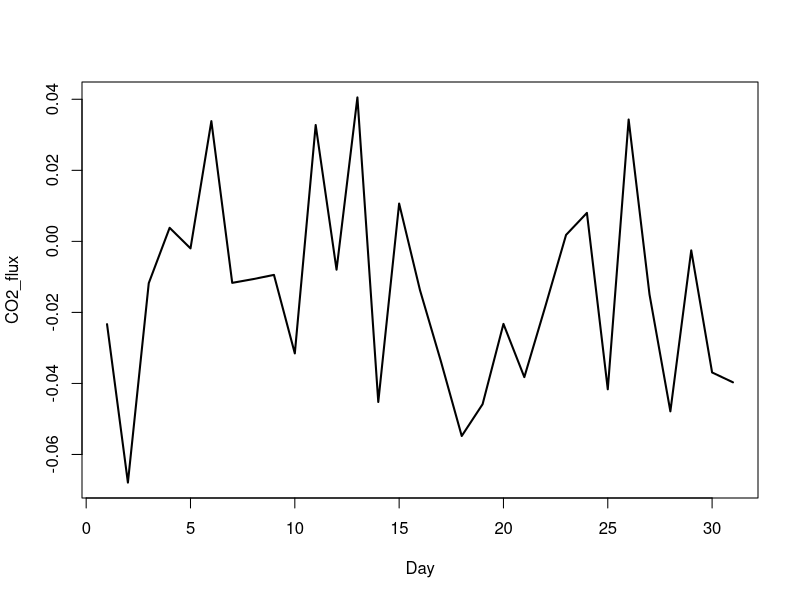

Here is the R script that generated this plot: (Note: this script raises an error after producing the figure.)
##Sensitivity test for weekly, monthly and yearly timescale
##Library used
library(tidyverse)
library(lubridate)
library(dplyr)
library(Hmisc)

##Import dataset
combined_data <- read_csv('data/completed_data.csv')
combined_data <- combined_data[,-1]
date <- as.POSIXct(combined_data$date, format= "%Y-%m-%d %H:%M:%S")
combined_data <- cbind(date,combined_data)
combined_data <- combined_data[,-2]
summary(combined_data)

## Grouping data hourly##
grp_data_mean <- combined_data %>% 
  mutate(time_stamp=as.POSIXct(date)) %>%
  group_by(hour=format(as.POSIXlt(cut(time_stamp,breaks='hour')),'%H')) %>%
  summarise(co2_flux=mean(co2_flux,na.rm=TRUE),
            Site_temp=mean(TS_0_0_1,na.rm=TRUE),
            Chlorophyll=mean(CHL,na.rm=TRUE),
            Sea_Surface_Temp = mean(SST,na.rm=TRUE),
            POC = mean(POC,na.rm=TRUE),
            PIC = mean(PIC,na.rm=TRUE),
            PAR = mean(PAR,na.rm=TRUE),
            Precipitation = mean(HourlyPrecipMM,na.rm=TRUE))

grp_data_sd <- combined_data %>% 
  mutate(time_stamp=as.POSIXct(date)) %>%
  group_by(hour=format(as.POSIXlt(cut(time_stamp,breaks='hour')),'%H')) %>%
  summarise(co2_flux_sd=sd(co2_flux,na.rm=TRUE),
            Site_temp_sd=sd(TS_0_0_1,na.rm=TRUE),
            Chlorophyll_sd=sd(CHL ,na.rm=TRUE),
            Sea_Surface_Temp_sd= sd(SST, na.rm=TRUE),
            POC_sd = sd(POC,na.rm=TRUE),
            PIC_sd = sd(PIC,na.rm=TRUE),
            PAR_sd = sd(PAR,na.rm=TRUE),
            Precipitation_sd = sd(HourlyPrecipMM, na.rm=TRUE))

# Merge the two dataframe
hourly_grp_data <- merge(grp_data_mean, grp_data_sd, by='hour')
rm(grp_data_mean, grp_data_sd)

## Grouping data daily ##
daily_grp_data_mean <- combined_data %>% 
  mutate(time_stamp=as.POSIXct(date)) %>%
  group_by(day=format(as.POSIXlt(cut(time_stamp,breaks='day')),'%d')) %>%
  summarise(co2_flux=mean(co2_flux,na.rm=TRUE),
            Site_temp=mean(TS_0_0_1,na.rm=TRUE),
            Chlorophyll=mean(CHL,na.rm=TRUE),
            Sea_Surface_Temp = mean(SST,na.rm=TRUE),
            POC = mean(POC,na.rm=TRUE),
            PIC = mean(PIC,na.rm=TRUE),
            PAR = mean(PAR,na.rm=TRUE),
            Precipitation = mean(HourlyPrecipMM,na.rm=TRUE))

daily_grp_data_sd <- combined_data %>% 
  mutate(time_stamp=as.POSIXct(date)) %>%
  group_by(day=format(as.POSIXlt(cut(time_stamp,breaks='day')),'%d')) %>%
  summarise(co2_flux_sd=sd(co2_flux,na.rm=TRUE),
            Site_temp_sd=sd(TS_0_0_1,na.rm=TRUE),
            Chlorophyll_sd=sd(CHL ,na.rm=TRUE),
            Sea_Surface_Temp_sd= sd(SST, na.rm=TRUE),
            POC_sd = sd(POC,na.rm=TRUE),
            PIC_sd = sd(PIC,na.rm=TRUE),
            PAR_sd = sd(PAR,na.rm=TRUE),
            Precipitation_sd = sd(HourlyPrecipMM, na.rm=TRUE))

# Merge the two dataframe
daily_grp_data <- merge(daily_grp_data_mean,daily_grp_data_sd,by='day')
rm(daily_grp_data_mean,daily_grp_data_sd)

## Grouping data weekly ##
weekly_grp_data_mean <- combined_data %>% 
  mutate(time_stamp=as.POSIXct(date)) %>%
  group_by(week=format(as.POSIXlt(cut(time_stamp,breaks='7 days')),'%Y-%m-%d')) %>%
  summarise(co2_flux=mean(co2_flux,na.rm=TRUE),
            Site_temp=mean(TS_0_0_1,na.rm=TRUE),
            Chlorophyll=mean(CHL,na.rm=TRUE),
            Sea_Surface_Temp = mean(SST,na.rm=TRUE),
            POC = mean(POC,na.rm=TRUE),
            PIC = mean(PIC,na.rm=TRUE),
            PAR = mean(PAR,na.rm=TRUE),
            Precipitation = mean(HourlyPrecipMM,na.rm=TRUE))

weekly_grp_data_sd <- combined_data %>% 
  mutate(time_stamp=as.POSIXct(date)) %>%
  group_by(week=format(as.POSIXlt(cut(time_stamp,breaks='7 days')),'%Y-%m-%d')) %>%
  summarise(co2_flux_sd=sd(co2_flux,na.rm=TRUE),
            Site_temp_sd=sd(TS_0_0_1,na.rm=TRUE),
            Chlorophyll_sd=sd(CHL ,na.rm=TRUE),
            Sea_Surface_Temp_sd= sd(SST, na.rm=TRUE),
            POC_sd = sd(POC,na.rm=TRUE),
            PIC_sd = sd(PIC,na.rm=TRUE),
            PAR_sd = sd(PAR,na.rm=TRUE),
            Precipitation_sd = sd(HourlyPrecipMM, na.rm=TRUE))

# Merge the two dataframe
weekly_grp_data <- merge(weekly_grp_data_mean, weekly_grp_data_sd,by='week')
rm(weekly_grp_data_mean,weekly_grp_data_sd)


## Grouping data monthly ##
monthly_grp_data_mean <- combined_data %>% 
  mutate(time_stamp=as.POSIXct(date)) %>%
  group_by(month=format(as.POSIXlt(cut(time_stamp,breaks='month')),'%m')) %>%
  summarise(co2_flux=mean(co2_flux,na.rm=TRUE),
            Site_temp=mean(TS_0_0_1,na.rm=TRUE),
            Chlorophyll=mean(CHL,na.rm=TRUE),
            Sea_Surface_Temp = mean(SST,na.rm=TRUE),
            POC = mean(POC,na.rm=TRUE),
            PIC = mean(PIC,na.rm=TRUE),
            PAR = mean(PAR,na.rm=TRUE),
            Precipitation = mean(HourlyPrecipMM,na.rm=TRUE))

monthly_grp_data_sd <- combined_data %>% 
  mutate(time_stamp=as.POSIXct(date)) %>%
  group_by(month=format(as.POSIXlt(cut(time_stamp,breaks='month')),'%m')) %>%
  summarise(co2_flux_sd=sd(co2_flux,na.rm=TRUE),
            Site_temp_sd=sd(TS_0_0_1,na.rm=TRUE),
            Chlorophyll_sd=sd(CHL ,na.rm=TRUE),
            Sea_Surface_Temp_sd= sd(SST, na.rm=TRUE),
            POC_sd = sd(POC,na.rm=TRUE),
            PIC_sd = sd(PIC,na.rm=TRUE),
            PAR_sd = sd(PAR,na.rm=TRUE),
            Precipitation_sd = sd(HourlyPrecipMM, na.rm=TRUE))

# Merge the two dataframe
monthly_grp_data <- merge(monthly_grp_data_mean, monthly_grp_data_sd,by='month')
rm(monthly_grp_data_mean,monthly_grp_data_sd)

## Grouping data year ##
yearly_grp_data_mean <- combined_data %>% 
  mutate(time_stamp=as.POSIXct(date)) %>%
  group_by(year=format(as.POSIXlt(cut(time_stamp,breaks='year')),'%Y')) %>%
  summarise(co2_flux=mean(co2_flux,na.rm=TRUE),
            Site_temp=mean(TS_0_0_1,na.rm=TRUE),
            Chlorophyll=mean(CHL,na.rm=TRUE),
            Sea_Surface_Temp = mean(SST,na.rm=TRUE),
            POC = mean(POC,na.rm=TRUE),
            PIC = mean(PIC,na.rm=TRUE),
            PAR = mean(PAR,na.rm=TRUE),
            Precipitation = mean(HourlyPrecipMM,na.rm=TRUE))

yearly_grp_data_sd <- combined_data %>% 
  mutate(time_stamp=as.POSIXct(date)) %>%
  group_by(year=format(as.POSIXlt(cut(time_stamp,breaks='year')),'%Y')) %>%
  summarise(co2_flux_sd=sd(co2_flux,na.rm=TRUE),
            Site_temp_sd=sd(TS_0_0_1,na.rm=TRUE),
            Chlorophyll_sd=sd(CHL ,na.rm=TRUE),
            Sea_Surface_Temp_sd= sd(SST, na.rm=TRUE),
            POC_sd = sd(POC,na.rm=TRUE),
            PIC_sd = sd(PIC,na.rm=TRUE),
            PAR_sd = sd(PAR,na.rm=TRUE),
            Precipitation_sd = sd(HourlyPrecipMM, na.rm=TRUE))
# Merge the two dataframe
yearly_grp_data <- merge(yearly_grp_data_mean,yearly_grp_data_sd,by='year')
rm(yearly_grp_data_mean,yearly_grp_data_sd)

## Plotting the diurnal trend
library(ggplot2)
library(Hmisc)

## Rough Plot
# Diurnal co2_flux
plot(daily_grp_data$day,daily_grp_data$co2_flux,lwd=2,type='l',ylab='CO2_flux',xlab='Day')
plot(weekly_grp_data$week, weekly_grp_data$co2_flux,lwd=2,type='l',ylab='CO2_flux',xlab='Week')
plot(monthly_grp_data$month, monthly_grp_data$co2_flux,lwd=2,type='l',ylab='CO2_flux',xlab='Month')
plot(yearly_grp_data$year, yearly_grp_data$co2_flux,lwd=2,type='l',ylab='CO2_flux',xlab='Year')

# Diurnal Site_temp
plot(daily_grp_data$day,daily_grp_data$Site_temp,lwd=2,type='l',ylab='Site_Temp',xlab='Day')
plot(weekly_grp_data$week, weekly_grp_data$Site_temp,lwd=2,type='l',ylab='Site_Temp',xlab='Week')
plot(monthly_grp_data$month, monthly_grp_data$Site_temp,lwd=2,type='l',ylab='Site_Temp',xlab='Month')
plot(yearly_grp_data$year, yearly_grp_data$Site_temp,lwd=2,type='l',ylab='Site_Temp',xlab='Year')

# Diurnal CHL
plot(daily_grp_data$day,daily_grp_data$Chlorophyll,lwd=2,type='l',ylab='Chlorophyll',xlab='Day')
plot(weekly_grp_data$week, weekly_grp_data$Chlorophyll,lwd=2,type='l',ylab='Chlorophyll',xlab='Week')
plot(monthly_grp_data$month, monthly_grp_data$Chlorophyll,lwd=2,type='l',ylab='Chlorophyll',xlab='Month')
plot(yearly_grp_data$year, yearly_grp_data$Chlorophyll,lwd=2,type='l',ylab='Chlorophyll',xlab='Year')

# Diurnal SST
plot(daily_grp_data$day,daily_grp_data$Sea_Surface_Temp,lwd=2,type='l',ylab='SST',xlab='Day')
plot(weekly_grp_data$week, weekly_grp_data$Sea_Surface_Temp,lwd=2,type='l',ylab='SST',xlab='Week')
plot(monthly_grp_data$month, monthly_grp_data$Sea_Surface_Temp,lwd=2,type='l',ylab='SST',xlab='Month')
plot(yearly_grp_data$year, yearly_grp_data$Sea_Surface_Temp,lwd=2,type='l',ylab='SST',xlab='Year')

# Diurnal POC
plot(daily_grp_data$day,daily_grp_data$POC,lwd=2,type='l',ylab='POC',xlab='Day')
plot(weekly_grp_data$week, weekly_grp_data$POC,lwd=2,type='l',ylab='POC',xlab='Week')
plot(monthly_grp_data$month, monthly_grp_data$POC,lwd=2,type='l',ylab='POC',xlab='Month')
plot(yearly_grp_data$year, yearly_grp_data$POC,lwd=2,type='l',ylab='POC',xlab='Year')

# Diurnal PIC
plot(daily_grp_data$day,daily_grp_data$PIC,lwd=2,type='l',ylab='PIC',xlab='Day')
plot(weekly_grp_data$week, weekly_grp_data$PIC,lwd=2,type='l',ylab='PIC',xlab='Week')
plot(monthly_grp_data$month, monthly_grp_data$PIC,lwd=2,type='l',ylab='PIC',xlab='Month')
plot(yearly_grp_data$year, yearly_grp_data$PIC,lwd=2,type='l',ylab='PIC',xlab='Year')

# Diurnal PAR
plot(daily_grp_data$day,daily_grp_data$PAR,lwd=2,type='l',ylab='PAR',xlab='Day')
plot(weekly_grp_data$week, weekly_grp_data$PAR,lwd=2,type='l',ylab='PAR',xlab='Week')
plot(monthly_grp_data$month, monthly_grp_data$PAR,lwd=2,type='l',ylab='PAR',xlab='Month')
plot(yearly_grp_data$year, yearly_grp_data$PAR,lwd=2,type='l',ylab='PAR',xlab='Year')

## Correlation Test in diurnal scale
##Daily timescale
cor.test(daily_grp_data$co2_flux,daily_grp_data$Site_temp)
cor.test(daily_grp_data$co2_flux,daily_grp_data$Chlorophyll)
cor.test(daily_grp_data$co2_flux,daily_grp_data$Sea_Surface_Temp)
cor.test(daily_grp_data$co2_flux,daily_grp_data$POC)
cor.test(daily_grp_data$co2_flux,daily_grp_data$PIC)
cor.test(daily_grp_data$co2_flux,daily_grp_data$PAR)
cor.test(daily_grp_data$Site_temp,daily_grp_data$Chlorophyll)
cor.test(daily_grp_data$Site_temp,daily_grp_data$Sea_Surface_Temp)
cor.test(daily_grp_data$Site_temp,daily_grp_data$POC)
cor.test(daily_grp_data$Site_temp,daily_grp_data$PIC)
cor.test(daily_grp_data$Site_temp,daily_grp_data$PAR)
cor.test(daily_grp_data$Chlorophyll,daily_grp_data$Sea_Surface_Temp)
cor.test(daily_grp_data$Chlorophyll,daily_grp_data$POC)
cor.test(daily_grp_data$Chlorophyll,daily_grp_data$PIC)
cor.test(daily_grp_data$Chlorophyll,daily_grp_data$PAR)
cor.test(daily_grp_data$Sea_Surface_Temp,daily_grp_data$POC)
cor.test(daily_grp_data$Sea_Surface_Temp,daily_grp_data$PIC)
cor.test(daily_grp_data$Sea_Surface_Temp,daily_grp_data$PAR)
cor.test(daily_grp_data$POC,daily_grp_data$PIC)
cor.test(daily_grp_data$POC,daily_grp_data$PAR)
cor.test(daily_grp_data$PAR,daily_grp_data$PIC)


##Monthly timescale
cor.test(monthly_grp_data$co2_flux,monthly_grp_data$Site_temp)
cor.test(monthly_grp_data$co2_flux,monthly_grp_data$Chlorophyll)
cor.test(monthly_grp_data$co2_flux,monthly_grp_data$Sea_Surface_Temp)
cor.test(monthly_grp_data$co2_flux,monthly_grp_data$POC)
cor.test(monthly_grp_data$co2_flux,monthly_grp_data$PIC)
cor.test(monthly_grp_data$co2_flux,monthly_grp_data$PAR)
cor.test(monthly_grp_data$Site_temp,monthly_grp_data$Chlorophyll)
cor.test(monthly_grp_data$Site_temp,monthly_grp_data$Sea_Surface_Temp)
cor.test(monthly_grp_data$Site_temp,monthly_grp_data$POC)
cor.test(monthly_grp_data$Site_temp,monthly_grp_data$PIC)
cor.test(monthly_grp_data$Site_temp,monthly_grp_data$PAR)
cor.test(monthly_grp_data$Chlorophyll,monthly_grp_data$Sea_Surface_Temp)
cor.test(monthly_grp_data$Chlorophyll,monthly_grp_data$POC)
cor.test(monthly_grp_data$Chlorophyll,monthly_grp_data$PIC)
cor.test(monthly_grp_data$Chlorophyll,monthly_grp_data$PAR)
cor.test(monthly_grp_data$Sea_Surface_Temp,monthly_grp_data$POC)
cor.test(monthly_grp_data$Sea_Surface_Temp,monthly_grp_data$PIC)
cor.test(monthly_grp_data$Sea_Surface_Temp,monthly_grp_data$PAR)
cor.test(monthly_grp_data$POC,monthly_grp_data$PIC)
cor.test(monthly_grp_data$POC,monthly_grp_data$PAR)
cor.test(monthly_grp_data$PAR,monthly_grp_data$PIC)

##Yearly timescale
cor.test(yearly_grp_data$co2_flux,yearly_grp_data$Site_temp)
cor.test(yearly_grp_data$co2_flux,yearly_grp_data$Chlorophyll)
cor.test(yearly_grp_data$co2_flux,yearly_grp_data$Sea_Surface_Temp)
cor.test(yearly_grp_data$co2_flux,yearly_grp_data$POC)
cor.test(yearly_grp_data$co2_flux,yearly_grp_data$PIC)
cor.test(yearly_grp_data$co2_flux,yearly_grp_data$PAR)
cor.test(yearly_grp_data$Site_temp,yearly_grp_data$Chlorophyll)
cor.test(yearly_grp_data$Site_temp,yearly_grp_data$Sea_Surface_Temp)
cor.test(yearly_grp_data$Site_temp,yearly_grp_data$POC)
cor.test(yearly_grp_data$Site_temp,yearly_grp_data$PIC)
cor.test(yearly_grp_data$Site_temp,yearly_grp_data$PAR)
cor.test(yearly_grp_data$Chlorophyll,yearly_grp_data$Sea_Surface_Temp)
cor.test(yearly_grp_data$Chlorophyll,yearly_grp_data$POC)
cor.test(yearly_grp_data$Chlorophyll,yearly_grp_data$PIC)
cor.test(yearly_grp_data$Chlorophyll,yearly_grp_data$PAR)
cor.test(yearly_grp_data$Sea_Surface_Temp,yearly_grp_data$POC)
cor.test(yearly_grp_data$Sea_Surface_Temp,yearly_grp_data$PIC)
cor.test(yearly_grp_data$Sea_Surface_Temp,yearly_grp_data$PAR)
cor.test(yearly_grp_data$POC,yearly_grp_data$PIC)
cor.test(yearly_grp_data$POC,yearly_grp_data$PAR)
cor.test(yearly_grp_data$PAR,yearly_grp_data$PIC)
